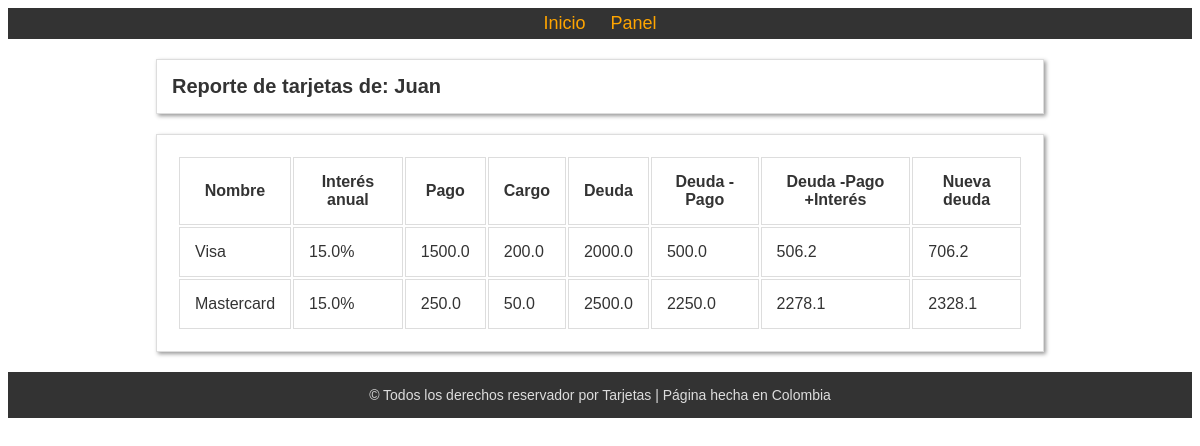
The page /usuario/reporte/Juan/ on the database its author committed.
### credito/usuario.py (models this page shows, shortened)
class Usuario(bd.Base):
    __tablename__ = 'usuario'
    nombre = Column(String, primary_key=True)
    def asignar_tarjetas(self, tarjetas):
        self.tarjetas = tarjetas

### credito/tarjeta.py (models this page shows, shortened)
class Tarjeta(bd.Base) :
    __tablename__ = 'tarjeta'
    nombre = Column(String, primary_key=True)
    usuario = Column(String, primary_key=True)
    interes_anual = Column(Float,nullable=False)
    deuda_actual = Column(Float,nullable=False)
    pago = Column(Float,nullable=False)
    cargo = Column(Float,nullable=False)
    def obtener_nombre(self) :
        return self.nombre
    def obtener_interes_anual(self) :
        return self.interes_anual
    def obtener_deuda_actual(self) :
        return self.deuda_actual
    def obtener_pago(self) :
        return self.pago
    def obtener_cargo(self) :
        return self.cargo
    def obtener_interes_mensual(self) :
        return self.interes_anual / 12
    def obtener_deuda_recalculada(self) :
        deuda_recalculada = (self.obtener_deuda_actual() - self.obtener_pago())* (1 + (self.obtener_interes_mensual() / 100))
        return 0 if deuda_recalculada < 0 else deuda_recalculada
    def obtener_deuda_despues_del_pago(self) :
        deuda_despues_del_pago = self.obtener_deuda_actual() - self.obtener_pago()
        if deuda_despues_del_pago < 0 :
            return 0
        else :
            return   deuda_despues_del_pago
    def obtener_nueva_deuda(self) :
        return self.obtener_deuda_recalculada() + self.obtener_cargo()

### credito_flask.py (the view)
@app.route('/usuario/reporte/<string:nombre_>/')
def usuario_reporte(nombre_):
    titulo = "Usuarios - Reporte"
    usuario = controlador.get_usuario(nombre_)
    return render_template("usuario-reporte.html", titulo=titulo, usuario=usuario)

### controlador_credito.py (called while the page is built)
def get_usuario(usuario_) :
    usuario = bd.session.query(Usuario).get(usuario_)
    if usuario != None :
        tarjetas = bd.session.query(Tarjeta).filter(Tarjeta.usuario == usuario.nombre).all()
        if tarjetas != None :
            usuario.asignar_tarjetas(tarjetas)
    return usuario

### templates/usuario-reporte.html (shortened to what this page needs)
{% extends 'base.html' %}
{% block contenido %}
<div class="contenido">
    <section class="tarjeta-titulo">
        Reporte de tarjetas de: {{ usuario.nombre }}
    </section>
    <section class="tarjeta">
            <table>
                <thead>
                    <th>Nombre</th>
                    <th>Interés anual</th>
                    <th>Pago</th>
                    <th>Cargo</th>
                    <th>Deuda</th>
                    <th>Deuda -Pago</th>
                    <th>Deuda -Pago +Interés</th>
                    <th>Nueva deuda</th>
                </thead>
                <tbody>
                    {% for tarjeta in usuario.tarjetas %}
                    <tr>
                        <td>{{ tarjeta.obtener_nombre() }}</td>
                        <td>{{ '%0.1f'|format(tarjeta.obtener_interes_anual()|float) }}%</td>
                        <td>{{ '%0.1f'|format(tarjeta.obtener_pago()|float) }}</td>
                        <td>{{ '%0.1f'|format(tarjeta.obtener_cargo()|float) }}</td>
                        <td>{{ '%0.1f'|format(tarjeta.obtener_deuda_actual()|float) }}</td>
                        <td>{{ '%0.1f'|format(tarjeta.obtener_deuda_despues_del_pago()|float) }}</td>
                        <td>{{ '%0.1f'|format(tarjeta.obtener_deuda_recalculada()|float) }}</td>
                        <td>{{ '%0.1f'|format(tarjeta.obtener_nueva_deuda()|float) }}</td>
                    </tr>
                    {% endfor %}
                </tbody>
            </table>
    </section>
</div>
{% endblock %}

### static/css/main.css (style rules this page uses)
* { font-family: Helvetica; }
div.contenido { width: 75%; margin: 0px auto; padding: 0px; }
section.tarjeta-titulo, section.tarjeta-msg { margin: 20px auto; padding: 15px; border: 1px solid #ddd; box-shadow: 2px 2px 4px #999; color: #333; font-weight: bold; font-size: 20px; }
section.tarjeta { margin: 20px auto; padding: 20px; border: 1px solid #ddd; box-shadow: 2px 2px 4px #999; color: #333; }
table { max-width: 100%; }
table th,td,tr { margin: 20px auto; padding: 15px; border: 1px solid #ddd; color: #333; }

### rows shown on the page
Usuario: nombre "Juan"
Tarjeta: obtener_nombre "Visa", obtener_interes_anual "15.0", obtener_pago "1500.0", obtener_cargo "200.0", obtener_deuda_actual "2000.0", obtener_deuda_despues_del_pago "500.0", obtener_deuda_recalculada "506.2", obtener_nueva_deuda "706.2"
Tarjeta: obtener_nombre "Mastercard", obtener_interes_anual "15.0", obtener_pago "250.0", obtener_cargo "50.0", obtener_deuda_actual "2500.0", obtener_deuda_despues_del_pago "2250.0", obtener_deuda_recalculada "2278.1", obtener_nueva_deuda "2328.1"
